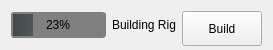
        <widget class="QFrame" name="horizontalFrame_2">
         <property name="minimumSize">
          <size>
           <width>0</width>
           <height>50</height>
          </size>
         </property>
         <property name="maximumSize">
          <size>
           <width>16777215</width>
           <height>50</height>
          </size>
         </property>
         <layout class="QHBoxLayout" name="horizontalLayout_4">
          <item>
           <widget class="QProgressBar" name="progressBar">
            <property name="maximumSize">
             <size>
              <width>100</width>
              <height>16777215</height>
             </size>
            </property>
            <property name="autoFillBackground">
             <bool>false</bool>
            </property>
            <property name="styleSheet">
             <string notr="true">QProgressBar:horizontal {
border: 1px solid gray;
border-radius: 3px;
background: grey;
padding: 1px;
}
QProgressBar::chunk:horizontal {
background: qlineargradient(x1: 0, y1: 0.5, x2: 1, y2: 0.5, stop: 0 #44494b, stop: 1.0  #515658);
}</string>
            </property>
            <property name="value">
             <number>23</number>
            </property>
            <property name="alignment">
             <set>Qt::AlignCenter</set>
            </property>
            <property name="orientation">
             <enum>Qt::Horizontal</enum>
            </property>
            <property name="textDirection">
             <enum>QProgressBar::TopToBottom</enum>
            </property>
           </widget>
          </item>
          <item>
           <widget class="QLabel" name="bar_label">
            <property name="text">
             <string>Building Rig</string>
            </property>
            <property name="margin">
             <number>3</number>
            </property>
           </widget>
          </item>
          <item>
           <widget class="QPushButton" name="build_btn">
            <property name="minimumSize">
             <size>
              <width>50</width>
              <height>35</height>
             </size>
            </property>
            <property name="maximumSize">
             <size>
              <width>80</width>
              <height>16777215</height>
             </size>
            </property>
            <property name="toolTip">
             <string>Build the Mutant Build Group</string>
            </property>
            <property name="text">
             <string>Build</string>
            </property>
           </widget>
          </item>
         </layout>
        </widget>
